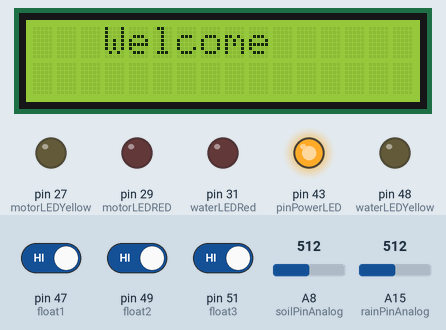
Simulated run of this sketch. Board: Arduino Mega 2560, built with avr-gcc and run on an emulated ATmega2560. On the bench: 16×2 character LCD, output pins drawn as LEDs (lit = HIGH). The test bench sets the inputs (shaded band); at power-on: A15 (rainPinAnalog) = 512, pin 47 (float1) HIGH, pin 51 (float3) HIGH, pin 49 (float2) HIGH, A8 (soilPinAnalog) = 512. The modem accepts every AT command (registered, SIM ready, sends succeed) and sends nothing else; what the sketch prints to the serial monitor is not drawn.

Above: at 1.6 s.
At 4.2 s:
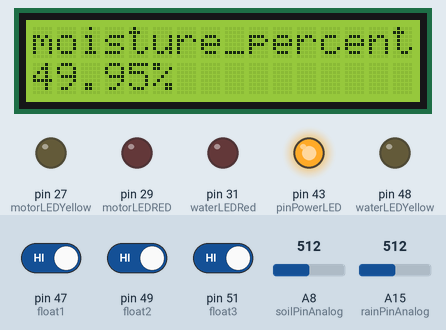
4.3 s: A15 (rainPinAnalog) set to 351
16.6 s: A15 (rainPinAnalog) set to 323
At 25.3 s:
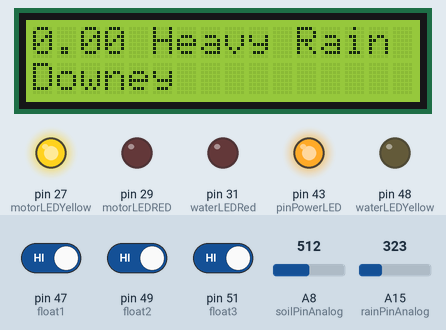
30.6 s: pin 47 (float1) driven LOW
At 37.5 s:
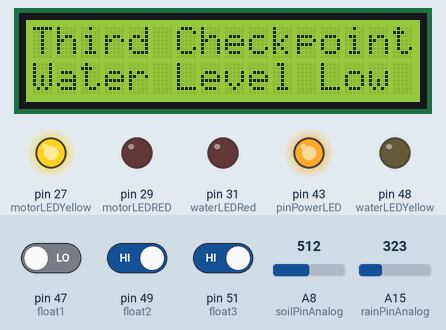
39.8 s: pin 51 (float3) driven LOW
At 50.8 s:
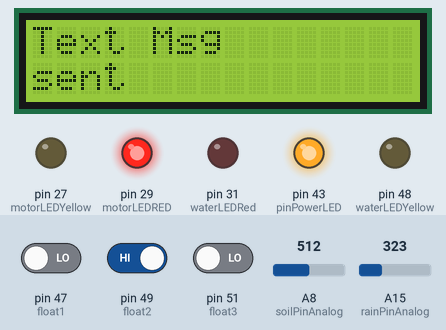
Timing chart, 0 to 52.3 s (numbered marks = the images above; inputs shaded):
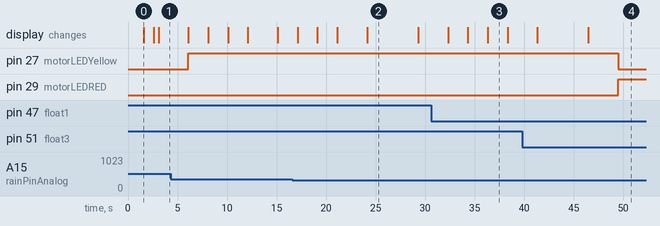

Measured:
- the behaviour switches between 342 and 341 on A15 (rainPinAnalog) (found by bisection; images 1 and 2)
- after the input at 16.6 s, the display: first differs from a run without the input after 7.5 s (image 2)
- after the input at 30.6 s, the display: first differs from a run without the input after 5.7 s (image 3)
- after the input at 39.8 s, pin 27 (motorLEDYellow): HIGH → LOW after 9.7 s; pin 29 (motorLEDRED): LOW → HIGH after 9.7 s
- what the display in image 0 shows lasts 1.0 s, from 1.6 s to 2.6 s
- what the display in image 2 shows lasts 5.2 s, from 24.1 s to 29.3 s
- what the display in image 3 shows lasts 2.0 s, from 36.3 s to 38.3 s

The sketch:

sheti5_resolveGSMTry1.ino
```cpp
#include<LiquidCrystal.h>
#include <SoftwareSerial.h>
//SoftwareSerial msgSerial(52,53);
SoftwareSerial msgSerial(53,52); //tx,rx
SoftwareSerial mton(10,11);
const int sensorMin = 0;
const int sensorMax = 1024;
#include <SPI.h>
int range;
const int soilPinAnalog=A8; // /* Soil moisture sensor O/P pin */// initialize sensor pin
const int rainPinAnalog=A15;
const int soilPinDigital=22;  ///* Soil moisture sensor O/P pin */// initialize sensor pin
String datavalues;

float t, h;

//------------
float moisture_percentage;
  int sensor_analog;

int buzzerPin = 40;

//----------------------------------------mrunal sheti pin declarations
//----------------------------------Display
LiquidCrystal lcd(3,4,5,6,7,8);
//--------------------------Float
int float1=47;
int float2=49;
int float3 =51;
//------------------------------- motor lED
int motorLEDYellow=27;
int motorLEDRED=29;
//----------------------------------------water level led
int waterLEDYellow=48;  //33-48  //made it off
int waterLEDRed=31;
//-------------------------------------power led 1
int pinPowerLED=43;
int butRetValueFromMem=37;
//---------------------------------------------------------------------------------

   String strdd="";
   String strmonth="";
   String stryy="";
   String  dhm ="";
   String strmm="";
   String strss="";
   String strhh="";
//----------------
void setup() {

    Serial.println("\n\n");
   digitalWrite(pinPowerLED,HIGH);
  Serial.begin(9600); /* Define baud rate for serial communication */
  mton.begin(9600);
pinMode(soilPinAnalog, INPUT);
pinMode(soilPinDigital, INPUT);
pinMode(pinPowerLED,OUTPUT);

 pinMode(motorLEDYellow, OUTPUT);
   pinMode(motorLEDRED, OUTPUT);
    pinMode(waterLEDYellow, OUTPUT);
     pinMode(waterLEDRed, OUTPUT);

funPartyWelcome("KissanFarma Agriculture Pvt Ltd.");
delay(1000);
//-------------------------------------------------------------------------------------------------------------------------------------
    lcd.begin(16,2);          // initialize LCD of size 16/2 (2 rows, 16 col) //display 7
    lcd.setCursor(1,0);       // set the cursor at position (C1,R0)  //display 8
    lcd.clear();       ////display 9

    //clear the screen
    lcd.print("   Welcome   ");  //displaying the message on LCD
    delay(1000);

     lcd.setCursor(0,0);       // set the cursor at position (C1,R0)  //display 8
    lcd.clear();       ////display 9
     msgSerial.begin(9600);
    //clear the screen
    lcd.print("Kissan Farma");  //displaying the message on LCD
     lcd.setCursor(0,1);       // set the cursor at position (C1,R0)  //display 8
     lcd.print("Agri. Pvt Ltd");  //displaying the message on LCD

    Serial.println("Kissan Farma Agri. Pvt Ltd");
    delay(500);
   //  digitalWrite(waterLEDYellow,HIGH);
}

//-------------------------------------------------------------------------------------------------

void loop()
{

    //funSirren();

    // gsmTest();
     sensor_analog = analogRead(soilPinAnalog);
     moisture_percentage = ( 100 - ( (sensor_analog/1023.00) * 100 ) );
     String moisture_percentage_str=String(moisture_percentage) +"%";
     showOnLCDGeneral("moisture_percentage",moisture_percentage_str);

       //testCountDown(20000/1000);

      range=chkRainLevel();
      Serial.println("Range:");
        Serial.println(range);

    delay(1000);

  if(range==0 )  //0 rainy(heavy(,1 warning(cloudy) ,2 not raining
  {

    //print on lcd

    showOnLCD3(t,"Heavy Rain","Downey");
    SendMessageMotor("Heavy Rain");  //void SendMessage(float temp,String strRainCondion,String Dis)
    showOnLCDGeneral("Text Msg","sent");

    Serial.print("Message Heavy Rain Downey done");
    delay(1000);
  }

readFloats();


}


//-----------------------------gsm code


void showOnLCD(String title,String msg)
{
     lcd.clear();       ////display 9
     lcd.setCursor(0,0);       // set the cursor at position (C1,R0)  //display 8
     //clear the screen
     lcd.print(title);  //displaying the message on LCD
        lcd.setCursor(0,1);

       lcd.print(" Temp:");  //displaying the message on LCD
     lcd.print(msg);  //displaying the message on LCD
     delay(2000);
}
void showOnLCDGeneral(String title,String msg)
{
     lcd.clear();       ////display 9
     lcd.setCursor(0,0);       // set the cursor at position (C1,R0)  //display 8
     //clear the screen
     lcd.print(title);  //displaying the message on LCD
        lcd.setCursor(0,1);

     lcd.print(msg);  //displaying the message on LCD
     delay(2000);
}
void showOnLCD3(float temp,String strRainCondion,String Dis)
{
     lcd.clear();       ////display 9
     lcd.setCursor(0,0);       // set the cursor at position (C1,R0)  //display 8
     lcd.print(temp);  //displaying the message on LCD
     lcd.print(" "); // Space
      lcd.print(strRainCondion);  //displaying the message on LCD
      lcd.print(" ");  //Space
      lcd.setCursor(0,1);
      lcd.print(Dis);  //displaying the message on LCD
     delay(2000);
}
int chkRainLevel()
{

int sensorReading = analogRead(rainPinAnalog);
  int range = map(sensorReading, sensorMin, sensorMax, 0, 3);

   return(range);
  delay(1000);

}

//------------------------


void SendMessage()
{
  msgSerial.println("AT+CMGF=1");    //Sets the GSM Module in Text Mode
  delay(1000);  // Delay of 1000 milli seconds or 1 second
  Serial.println("\n am sending msg ");
  msgSerial.println("AT+CMGS=\"+919921287780\"\r"); // Replace x with mobile number
  Serial.println("\n msg sended sucessfully ");
  delay(1000);
  String Str="Temp 30.30  Rain Condition: Cloudy Disease :Powedery";
  msgSerial.println( Str);// The SMS text you want to send
  delay(100);
  msgSerial.println((char)26);// ASCII code of CTRL+Z
  delay(1000);
}


void funPartyWelcome(String partyName)
{
    lcd.clear();
    lcd.setCursor(0,0);       // set the cursor at position (C1,R0)
    lcd.print("Welcome      To");
    lcd.setCursor(0,1);       // set the cursor at position (C1,R0)
    lcd.print(partyName);
    delay(500); //1 sec
    lcd.clear();
}
    void readFloats()
{
      int f3=digitalRead(float1);
      int f2=digitalRead(float2);
      int f1=digitalRead(float3);


//--------------------------------------------------------------F1
    if(f1==0)
    {

        // motor led will be red
        // void funLED(int ledPin1 ,int status1,int delay1);
           digitalWrite(motorLEDRED,HIGH);
           digitalWrite(motorLEDYellow,LOW);

    //do gsm call
        DialCall();
        showOnLCDGeneral("Doing call on","9921287780");
        showOnLCDGeneral("First Checkpoint","Mtr not in Water");
    }
   else if(f1==1)
   {

     //motor yellow led will be on
       digitalWrite(motorLEDYellow,HIGH);
       digitalWrite(motorLEDRED,LOW);
     //show msg to display -Motor is in water

     showOnLCDGeneral("First Checkpoint","Motor in Water");
   }
//----------------------------------------------------------------------F2
  if(f2==0)
    {

    //do gsm msg

     SendMessageMotor("Mtr not in Water");
     showOnLCDGeneral("2 Chkpt Msg Sent","Mtr Not In Wt");


    }
   else if(f2==1)
   {
    // no any action
     showOnLCDGeneral("Second Checkpoint","Mtr in Water");

   }
 ;

   //----------------------------------------------------- F3
     if(f3==0)
    {
           //showOnLCDGeneral("f3==0 in","above waterLEDRED");

    //motor led will be red
   // void funLED(int ledPin1 ,int status1,int delay1);
    // digitalWrite(waterLEDYellow,LOW);
   //  digitalWrite(waterLEDRed,HIGH);

      //showOnLCDGeneral("test f3==0 in","below waterLEDYellow");

    //dont do gsm call                                                          ???
   showOnLCDGeneral("Third Checkpoint","Water Level Low");
    }
   else if(f3==1)
   {
// showOnLCDGeneral("f3==1 in","above waterLEDYellow");

     //motor yellow led will be on

      //showOnLCDGeneral("f3==1 in below ","waterLED Yellow");
    //  digitalWrite(waterLEDRed,LOW);
      //delay(1000);
    // digitalWrite(waterLEDYellow,HIGH);
// showOnLCDGeneral("test f3==1 in","below water LED RED");

     showOnLCDGeneral("Third Checkpoint","Water level HIGH");
   }

}


//------------ --------------------------------------------------------------


//void funLED(int ledPin1 ,int delay1)
//{
  // digitalWrite(ledPin1,HIGH);
   //elay(delay1);
   //digitalWrite(ledPin1,LOW);
//}

void DialCall()
{
    Serial.println("am doing call from dial call ");
    msgSerial.println("ATD+919921287780;");        // ATDxxxxxxxxxx; -- watch out here for semicolon at the end!!
  // msgSerial.println("ATD+917391853796;");        // ATDxxxxxxxxxx; -- watch out here for semicolon at the end!!

    delay(20000);
}

void SendMessageMotor(String msg)
{
  msgSerial.println("AT+CMGF=1");    //Sets the GSM Module in Text Mode
  delay(1000);  // Delay of 1000 milli seconds or 1 second
  Serial.println("\n am sending msg ");
  msgSerial.println("AT+CMGS=\"+919921287780\"\r"); // Replace x with mobile number   anant
   // msgSerial.println("AT+CMGS=\"+917391853796\"\r"); // Replace x with mobile number   anant

  Serial.println("\n msg sended sucessfully ");
  delay(1000);
  // msgSerial.println("I am SMS from GSM Module");// The SMS text you want to send
  String str=msg;
  msgSerial.println(str);// The SMS text you want to send
  delay(100);
  msgSerial.println((char)26);// ASCII code of CTRL+Z
  delay(1000);
}


void gsmTest()
{

  Serial.println("Test : am in gsm test function ");

   msgSerial.println("AT"); //Once the handshake test is successful, it will back to OK
    updateSerial();
    delay(1000);
  // msgSerial.println("AT+CSQ"); //Signal quality test, value range is 0-31 , 31 is the best  updateSerial();
   //msgSerial.println("AT+CCID"); //Read SIM information to confirm whether the SIM is plugged
  //updateSerial();
   //msgSerial.println("AT+CREG?"); //Check whether it has registered in the network
//  updateSerial();
}

void updateSerial()
{
 // Serial.println("Test : am in update serial ");
  delay(500);
 /*  while (Serial.available())
   {
     msgSerial.write(Serial.read());//Forward what Serial received to Software Serial Port
   }
   */
  while(msgSerial.available()>0)
  {
  //  Serial.println("Test : got data on msgSeriall ");
     String str=String(msgSerial.read());
     Serial.println("extracted complete string");
     Serial.write(msgSerial.read());
     String workingString = str.substring(0,4);
    Serial.println("extracted characters o to 4");
    Serial.println(workingString);
 if(workingString=="RING")
 {

    Serial.println("String RING detected");
 }
 else
 {

 Serial.println("String RING not detected");

 }
  }//wnd of while


 } //end of fun

//------------------------check call received routine

void checkRingWord(String msg)
{


  //extract ring word and moibile number
  //if ring from specified mobile number then activate siren pin


}

void funSirren()
{

             for(int i=0;i<10;i++)
              {
                digitalWrite(buzzerPin,HIGH);
                Serial.println("Sirron on");
                delay(2000);
                digitalWrite(buzzerPin,LOW);
                 Serial.println("Sirron off");


               }
}
```
